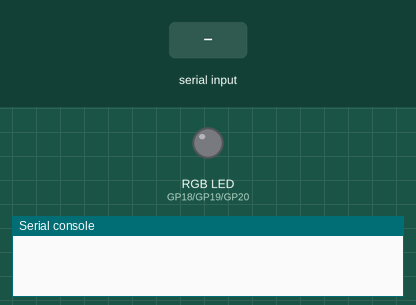
A program run on a simulated Raspberry Pi Pico running MicroPython. Parts: an RGB LED mixed from three pins (HIGH = lit), the last lines printed to the serial console. The inputs (shaded band) are chosen by the test bench.

Above: at 1.2 s.
1.3 s: "1" received over the second serial link
At 2.2 s:
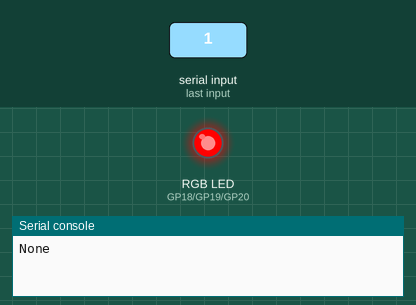
2.8 s: "2" received over the second serial link
At 3.6 s:
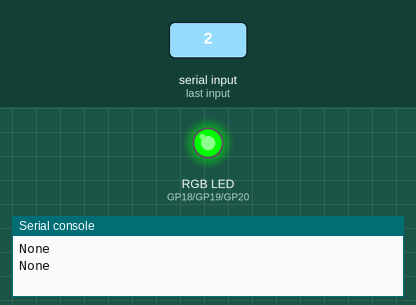
4.3 s: "3" received over the second serial link
At 4.8 s:
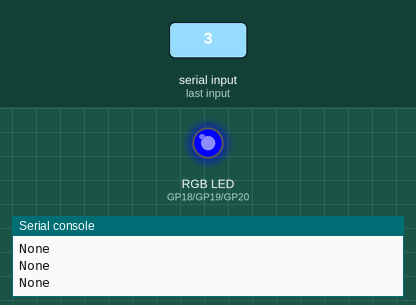
5.8 s: "0" received over the second serial link
At 6.8 s:
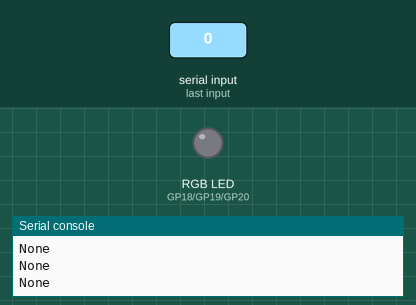
Timing chart, 0 to 8.3 s (numbered marks = the images above; inputs shaded):
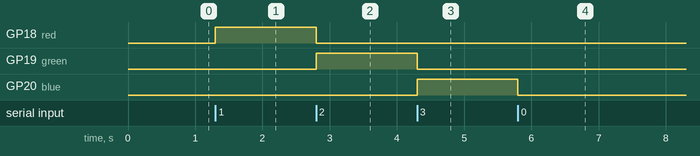

Measured:
- after the input at 1.3 s, GP18 (red): LOW → HIGH at once
- after the input at 2.8 s, GP18 (red): HIGH → LOW at once; GP19 (green): LOW → HIGH at once
- after the input at 4.3 s, GP19 (green): HIGH → LOW at once; GP20 (blue): LOW → HIGH at once
- after the input at 5.8 s, GP20 (blue): HIGH → LOW at once

The program:

main.py
```python
#SMpixel - control LED RGB cu Terminal BT
#
# PICO UART1 : Tx=pin6, RX=pin 7
# Testul se face cu un telefon mobil cu aplicatie
# tip Terminal.
#
# cu 1 -LED aprins
# cu 0 -LED stins
from machine import UART, Pin
import time

red = Pin(18, Pin.OUT)        # LED rosu
green = Pin(19, Pin.OUT)      # LED verde
blue = Pin(20, Pin.OUT)       # LED blue

uart = UART(0, baudrate=9600, tx=Pin(0), rx=Pin(1))
uart.init(bits=8, parity=None, stop=2)

ser = UART(1, 9600)           # tx=6   rx=7 GND=8
red.low()                     # stare initiala
green.low()
blue.low()

while 1:
    c=ser.read(1)         # lectura din UART 1
    data = uart.read()

    if(str(c) != 'None'):
        ser.write(str(c))         # ecou
        print(data)

    if c == b'1' or data==b'Rosu':
        red.high()    # rosu aprins
        green.low()
        blue.low()
        #time.sleep(0.3)
    if c == b'2' or data==b'Verde':
        green.high()  # verde aprins
        red.low()
        blue.low()
        #time.sleep(0.3)
    if c == b'3' or data==b'Albastru':
        blue.high()   # albastru aprins
        red.low()
        green.low()
    if c == b'0' or data==b'Stins':         # sting
        red.low()
        green.low()
        blue.low()
```
